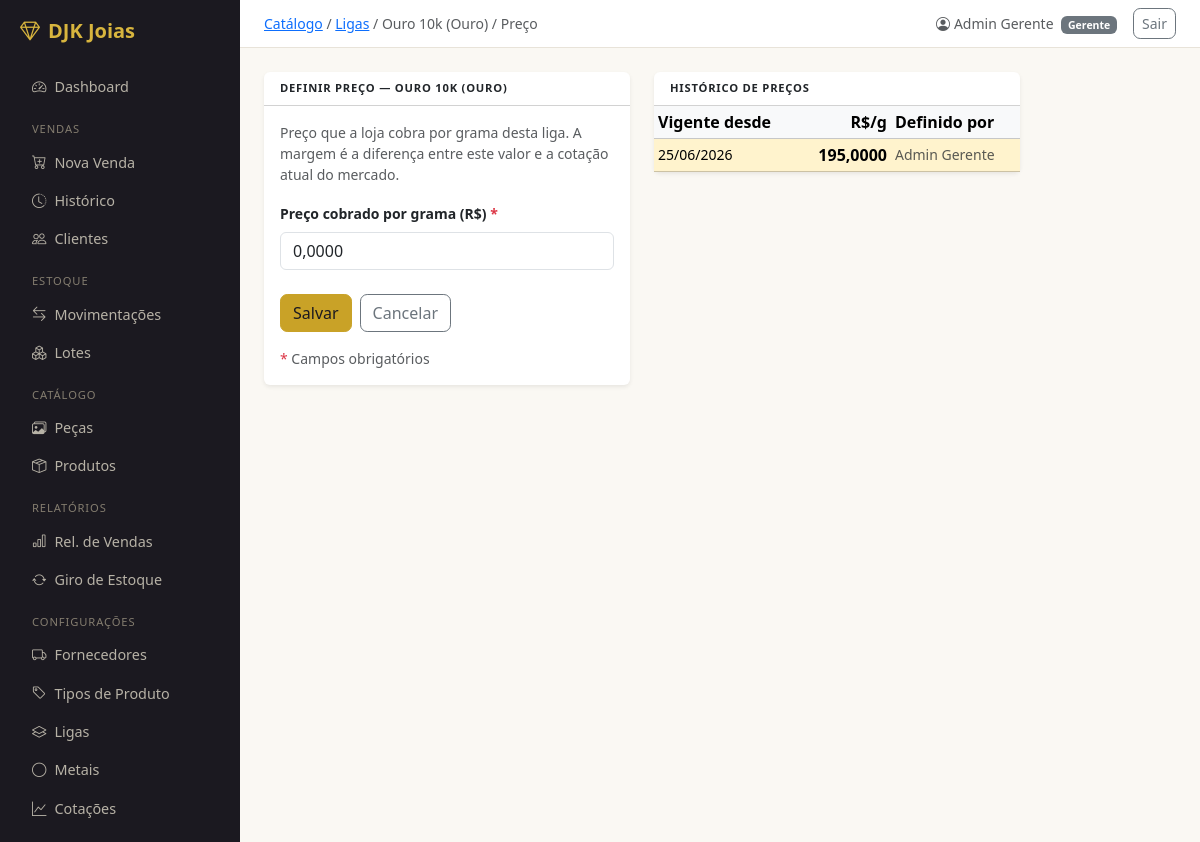
Page /catalogo/ligas/2/preco/ (signed in) on the committed database.
### catalogo/models.py (models this page shows, shortened)
class Liga(models.Model):
    nome   = models.CharField(max_length=50, unique=True)
    metal  = models.ForeignKey(Metal, on_delete=models.PROTECT, related_name='ligas')
    pureza = models.DecimalField(
        max_digits=6, decimal_places=5,
        validators=[MinValueValidator(Decimal('0.00001')), MaxValueValidator(Decimal('1.0'))],
        help_text='Fração pura do metal. Ex: 0.75000 para Ouro 18k',
    )
    class Meta:
        verbose_name        = 'Liga'
        verbose_name_plural = 'Ligas'
        ordering            = ['metal', 'nome']
    def __str__(self):
        return f'{self.nome} ({self.metal})'

class Metal(models.Model):
    nome    = models.CharField(max_length=50, unique=True)
    simbolo = models.CharField(max_length=10, unique=True, help_text='Símbolo da API. Ex: XAU, XAG')
    class Meta:
        verbose_name        = 'Metal'
        verbose_name_plural = 'Metais'
        ordering            = ['nome']
    def __str__(self):
        return self.nome

class PrecoLiga(models.Model):
    liga            = models.ForeignKey(Liga, on_delete=models.PROTECT, related_name='precos')
    preco_por_grama = models.DecimalField(
        max_digits=12, decimal_places=4,
        validators=[MinValueValidator(Decimal('0.0001'))],
    )
    vigente_desde = models.DateField(db_index=True)
    definido_por  = models.ForeignKey(
        settings.AUTH_USER_MODEL,
        on_delete=models.PROTECT,
        related_name='precos_definidos',
    )
    class Meta:
        verbose_name        = 'Preço de Liga'
        verbose_name_plural = 'Preços de Liga'
        unique_together     = [('liga', 'vigente_desde')]
        ordering            = ['liga', '-vigente_desde']

### usuarios/models.py (models this page shows, shortened)
class Usuario(AbstractUser):
    class Perfil(models.TextChoices):
        GERENTE  = 'GER', 'Gerente'
        VENDEDOR = 'VEN', 'Vendedor'
    perfil    = models.CharField(max_length=3, choices=Perfil.choices, default=Perfil.VENDEDOR)
    telefone  = models.CharField(max_length=20, blank=True)
    criado_em = models.DateTimeField(auto_now_add=True)
    class Meta:
        verbose_name        = 'Usuário'
        verbose_name_plural = 'Usuários'
        ordering            = ['first_name', 'last_name']
    @property
    def is_gerente(self):
        return self.perfil == self.Perfil.GERENTE

### catalogo/views.py (the view, shortened to what this page needs)
# urls.py: path('ligas/<int:liga_pk>/preco/',        views.preco_liga_definir,       name='preco_liga_definir'),
def preco_liga_definir(request, liga_pk):
    liga = get_object_or_404(Liga, pk=liga_pk)
    if not request.user.is_gerente:
        messages.error(request, 'Acesso restrito a gerentes.')
        return redirect('catalogo:liga_list')
    form = PrecoLigaForm(request.POST or None)
    historico = liga.precos.order_by('-vigente_desde')[:10]
    return render(request, 'catalogo/preco_liga_form.html', {
        'liga':      liga,
        'form':      form,
        'historico': historico,
    })

### catalogo/forms.py
class PrecoLigaForm(forms.Form):
    preco_por_grama = forms.DecimalField(
        max_digits=12, decimal_places=4,
        min_value=Decimal('0.0001'),
        widget=forms.TextInput(attrs={'class': 'form-control', 'data-mask': 'decimal-4'}),
        label='Preço cobrado por grama (R$)',
    )

### templates/catalogo/preco_liga_form.html (shortened to what this page needs)
{% extends 'base.html' %}
{% block breadcrumb %}<a href="{% url 'catalogo:peca_list' %}">Catálogo</a> / <a href="{% url 'catalogo:liga_list' %}">Ligas</a> / {{ liga }} / Preço{% endblock %}
{% block content %}
<div class="row g-4">
  <div class="col-md-5">
    <div class="card border-0 shadow-sm">
      <div class="card-header bg-transparent fw-semibold small">Definir preço — {{ liga }}</div>
      <div class="card-body">
        <p class="small text-muted mb-3">
          Preço que a loja cobra por grama desta liga. A margem é a diferença entre este valor e a cotação atual do mercado.
        </p>
        <form method="post" novalidate>
          <div class="mb-3">
            <label class="form-label small fw-semibold">{{ form.preco_por_grama.label }} <span class="text-danger">*</span></label>
            {{ form.preco_por_grama }}
          </div>
          <div class="d-flex gap-2 mt-4">
            <button type="submit" class="btn btn-warning">Salvar</button>
            <a href="{% url 'catalogo:liga_list' %}" class="btn btn-outline-secondary">Cancelar</a>
          </div>
          <p class="text-muted small mt-3 mb-0"><span class="text-danger">*</span> Campos obrigatórios</p>
        </form>
      </div>
    </div>
  </div>
  <div class="col-md-5">
    <div class="card border-0 shadow-sm">
      <div class="card-header bg-transparent fw-semibold small">Histórico de preços</div>
      <table class="table table-sm align-middle mb-0">
        <thead class="table-light">
          <tr><th>Vigente desde</th><th class="text-end">R$/g</th><th>Definido por</th></tr>
        </thead>
        <tbody>
          {% for p in historico %}
          <tr {% if forloop.first %}class="table-warning"{% endif %}>
            <td class="small">{{ p.vigente_desde|date:"d/m/Y" }}</td>
            <td class="text-end fw-semibold">{{ p.preco_por_grama|floatformat:4 }}</td>
            <td class="small text-muted">{{ p.definido_por.get_full_name|default:p.definido_por.username }}</td>
          </tr>
          {% empty %}
          <tr><td colspan="3" class="text-center text-muted py-3 small">Nenhum registro ainda.</td></tr>
          {% endfor %}
        </tbody>
      </table>
    </div>
  </div>
</div>
{% endblock %}

### templates/base.html (shortened to what this page needs)
<!DOCTYPE html>
<html lang="pt-br">
<head>
  <link href="https://cdn.jsdelivr.net/npm/bootstrap@5.3.3/dist/css/bootstrap.min.css" rel="stylesheet">
  <link href="https://cdn.jsdelivr.net/npm/bootstrap-icons@1.11.3/font/bootstrap-icons.min.css" rel="stylesheet">
</head>
<body>
<div class="d-flex">
  <nav id="sidebar" class="p-3">
    <div class="text-white fw-bold fs-5 mb-4 px-1">
      <i class="bi bi-gem me-2"></i>DJK Joias
    </div>
    <ul class="nav flex-column gap-1">
      <li><a href="{% url 'dashboard:index' %}" class="nav-link {% if request.resolver_match.app_name == 'dashboard' %}active{% endif %}">
        <i class="bi bi-speedometer2 me-2"></i>Dashboard
      </a></li>
      <li class="sidebar-section">Vendas</li>
      <li><a href="{% url 'vendas:venda_create' %}" class="nav-link {% if request.resolver_match.url_name == 'venda_create' %}active{% endif %}">
        <i class="bi bi-cart-plus me-2"></i>Nova Venda
      </a></li>
      <li><a href="{% url 'vendas:venda_list' %}" class="nav-link {% if request.resolver_match.url_name == 'venda_list' or request.resolver_match.url_name == 'venda_detail' %}active{% endif %}">
        <i class="bi bi-clock-history me-2"></i>Histórico
      </a></li>
      <li><a href="{% url 'vendas:cliente_list' %}" class="nav-link {% if request.resolver_match.url_name|slice:':7' == 'cliente' %}active{% endif %}">
        <i class="bi bi-people me-2"></i>Clientes
      </a></li>
      <li class="sidebar-section">Estoque</li>
      <li><a href="{% url 'estoque:movimentacao_list' %}" class="nav-link {% if request.resolver_match.url_name == 'movimentacao_list' or request.resolver_match.url_name == 'movimentacao_create' %}active{% endif %}">
        <i class="bi bi-arrow-left-right me-2"></i>Movimentações
      </a></li>
      <li><a href="{% url 'estoque:lote_list' %}" class="nav-link {% if request.resolver_match.url_name|slice:':4' == 'lote' %}active{% endif %}">
        <i class="bi bi-boxes me-2"></i>Lotes
      </a></li>
      <li class="sidebar-section">Catálogo</li>
      <li><a href="{% url 'catalogo:peca_list' %}" class="nav-link {% if request.resolver_match.url_name|slice:':4' == 'peca' %}active{% endif %}">
        <i class="bi bi-images me-2"></i>Peças
      </a></li>
      <li><a href="{% url 'catalogo:produto_list' %}" class="nav-link {% if request.resolver_match.url_name|slice:':7' == 'produto' %}active{% endif %}">
        <i class="bi bi-box-seam me-2"></i>Produtos
      </a></li>
      {% if user.is_gerente %}
      <li class="sidebar-section">Relatórios</li>
      <li><a href="{% url 'relatorios:vendas' %}" class="nav-link {% if request.resolver_match.url_name == 'vendas' and request.resolver_match.app_name == 'relatorios' %}active{% endif %}">
        <i class="bi bi-bar-chart me-2"></i>Rel. de Vendas
      </a></li>
      <li><a href="{% url 'relatorios:giro' %}" class="nav-link {% if request.resolver_match.url_name == 'giro' %}active{% endif %}">
        <i class="bi bi-arrow-repeat me-2"></i>Giro de Estoque
      </a></li>
      <li class="sidebar-section">Configurações</li>
      <li><a href="{% url 'vendas:fornecedor_list' %}" class="nav-link {% if request.resolver_match.url_name|slice:':10' == 'fornecedor' %}active{% endif %}">
        <i class="bi bi-truck me-2"></i>Fornecedores
      </a></li>
      <li><a href="{% url 'catalogo:tipo_produto_list' %}" class="nav-link {% if request.resolver_match.url_name|slice:':4' == 'tipo' %}active{% endif %}">
        <i class="bi bi-tag me-2"></i>Tipos de Produto
      </a></li>
      <li><a href="{% url 'catalogo:liga_list' %}" class="nav-link {% if request.resolver_match.url_name|slice:':4' == 'liga' %}active{% endif %}">
        <i class="bi bi-layers me-2"></i>Ligas
      </a></li>
      <li><a href="{% url 'catalogo:metal_list' %}" class="nav-link {% if request.resolver_match.url_name|slice:':5' == 'metal' %}active{% endif %}">
        <i class="bi bi-circle me-2"></i>Metais
      </a></li>
      <li><a href="{% url 'catalogo:cotacao_list' %}" class="nav-link {% if request.resolver_match.url_name == 'cotacao_list' %}active{% endif %}">
        <i class="bi bi-graph-up me-2"></i>Cotações
      </a></li>
      {% endif %}
    </ul>
  </nav>
  <div id="main" class="d-flex flex-column">
    <div class="topbar px-4 py-2 d-flex align-items-center justify-content-between">
      <span class="text-muted small">{% block breadcrumb %}{% endblock %}</span>
      <div class="d-flex align-items-center gap-3">
        <span class="small text-muted">
          <i class="bi bi-person-circle me-1"></i>{{ user.get_full_name|default:user.username }}
          <span class="badge bg-secondary ms-1">{{ user.get_perfil_display }}</span>
        </span>
        <form method="post" action="{% url 'logout' %}" class="m-0">
          <button type="submit" class="btn btn-sm btn-outline-secondary">Sair</button>
        </form>
      </div>
    </div>
    <main class="p-4 flex-grow-1">
      {% block content %}{% endblock %}
    </main>
  </div>
</div>
{% load static %}
</body>
</html>

### templates/base.html (style rules this page uses)
:root { --onyx: #1b1920; --onyx-2: #2a2730; --gold: #c9a227; --gold-dark: #ad8a1f; --gold-soft: #d8b53e; --paper: #faf8f3; }
body { background-color: var(--paper); }
#sidebar { min-height: 100vh; background-color: var(--onyx); width: 240px; flex-shrink: 0; }
#sidebar .navbar-brand, #sidebar .fw-bold { color: var(--gold-soft) !important; }
#sidebar .nav-link { color: #b7b2a6; font-size: 0.9rem; padding: .4rem 1rem; border-radius: 6px; }
#sidebar .sidebar-section { font-size: .7rem; text-transform: uppercase; letter-spacing: .08em; color: #847d6f; padding: .8rem 1rem .2rem; }
#main { flex: 1; min-width: 0; }
.topbar { background: #fff; border-bottom: 1px solid #e8e3d9; }
.btn { border-radius: .45rem; font-weight: 500; }
.card-header { text-transform: uppercase; letter-spacing: .07em; font-size: .7rem !important; font-weight: 600 !important; }
.btn-warning { --bs-btn-bg: var(--gold); --bs-btn-border-color: var(--gold); --bs-btn-hover-bg: var(--gold-dark); --bs-btn-hover-border-color: var(--gold-dark); --bs-btn-active-bg: var(--gold-dark); --bs-btn-active-border-color: var(--gold-dark); --bs-btn-disabled-bg: var(--gold); --bs-btn-disabled-border-color: var(--gold); --bs-btn-color: var(--onyx); --bs-btn-hover-color: var(--onyx); --bs-btn-active-color: var(--onyx); --bs-btn-disabled-color: var(--onyx); }

### rows in the picture
Liga: nome+metal "Ouro 10k (Ouro)", nome+metal "OURO 10K (OURO)"
Usuario: get_full_name "Admin Gerente", perfil "Gerente"
PrecoLiga: vigente_desde "25/06/2026", preco_por_grama "195,0000", definido_por.get_full_name "Admin Gerente"
